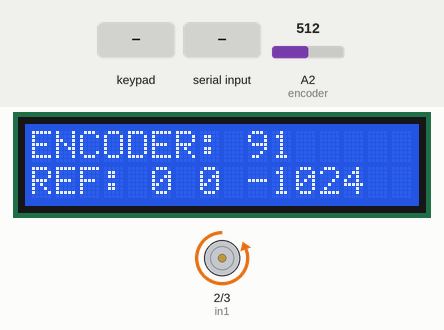
Recording of a sketch running on a simulated Arduino Mega 2560, built with avr-gcc and run on an emulated ATmega2560. On the bench: 16×2 character LCD, motor-driver pin pairs drawn as motors (green arrow = first pin HIGH = forward, orange = second pin HIGH = backward, longer = more drive). Inputs (shaded band) come from the test bench; at power-on: A2 (encoder) = 512. What the sketch prints to the serial monitor is not drawn.

Above: at 1.7 s.
1.8 s: keypad keys 1 3 9 7 2 2 2 2 # pressed 0.4 s apart
At 6.3 s:
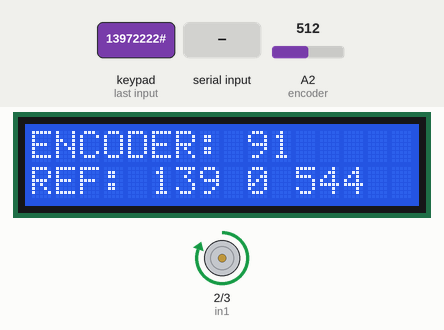
6.9 s: "30,150\n" received over Serial
At 7.4 s:
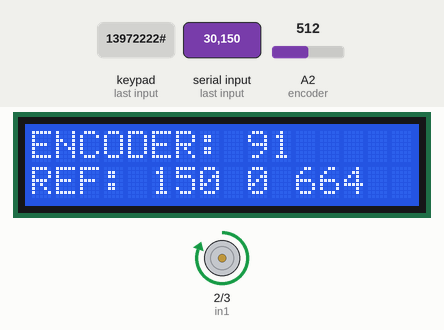
9.9 s: A2 (encoder) set to 716
At 10.3 s:
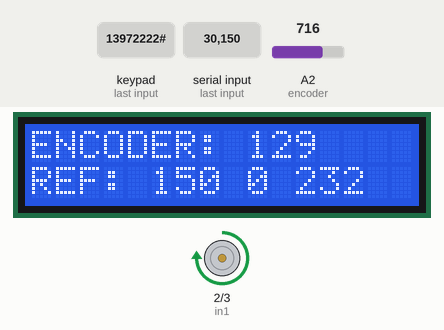
11.5 s: keypad keys 3 9 4 1 4 3 4 5 # pressed 0.4 s apart
At 15.8 s:
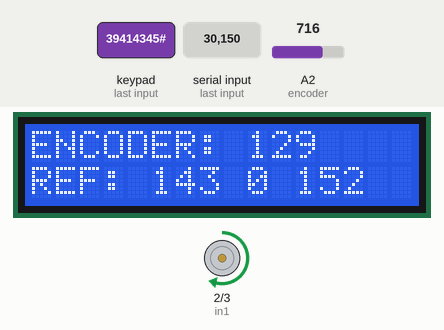
16.6 s: A2 (encoder) set to 900
At 17.9 s:
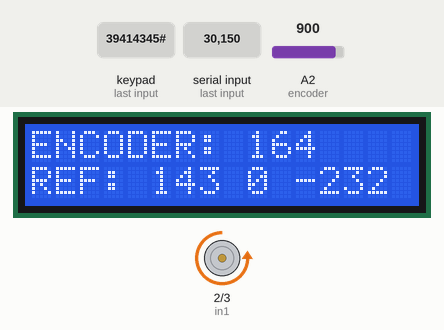
18.2 s: keypad keys 3 1 3 3 3 5 3 7 * pressed 0.4 s apart
At 18.41 s:
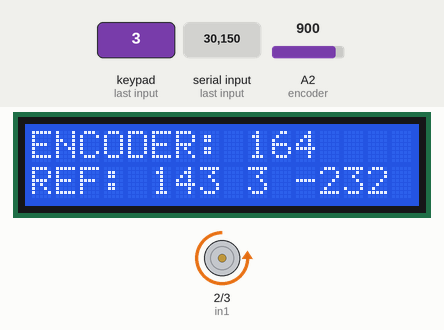
Timing chart, 0 to 21.2 s (numbered marks = the images above; inputs shaded):
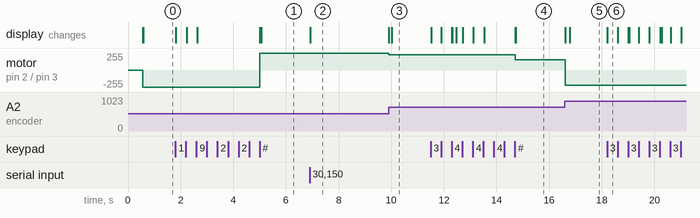

Measured:
- after the input at 1.8 s, motor on pin 2 (in1) / pin 3 (in2): backward 255/255 → forward 255/255 after 3.2 s; the display: first changes at once (image 1 shows a later state)
- after the input at 6.9 s, the display: changes at once (image 2)
- after the input at 9.9 s, motor on pin 2 (in1) / pin 3 (in2): forward 255/255 → forward 232/255 at once; the display: first changes at once (image 3 shows a later state)
- after the input at 11.5 s, motor on pin 2 (in1) / pin 3 (in2): forward 232/255 → forward 152/255 after 3.2 s; the display: first changes at once (image 4 shows a later state)
- after the input at 16.6 s, motor on pin 2 (in1) / pin 3 (in2): forward 152/255 → backward 232/255 at once; the display: first changes at once (image 5 shows a later state)
- after the input at 18.2 s, the display: changes at once (image 6)

The sketch:

ControlePosicaoServoFisicoPID.ino
```cpp
// ControlePosicaoServo.ino

#include <LiquidCrystal.h>
#include <Keypad.h>


class PID{
public:

  double error;
  double sample;
  double lastSample;
  double kP, kI, kD;
  double P, I, D;
  double pid;

  double setPoint;
  long lastProcess;

  PID(double _kP, double _kI, double _kD){
    kP = _kP;
    kI = _kI;
    kD = _kD;
  }

  void addNewSample(double _sample){
    sample = _sample;
  }

  void setSetPoint(double _setPoint){
    setPoint = _setPoint;
  }

  double process(){
    // Implementação P ID
    error = setPoint - sample;
    float deltaTime = (millis() - lastProcess) / 1000.0;
    lastProcess = millis();

    //P
    P = error * kP;

    //I
    I = I + (error * kI) * deltaTime;

    //D
    D = (lastSample - sample) * kD / deltaTime;
    lastSample = sample;

    // Soma tudo
    pid = P + I + D;

    return pid;
  }
};

LiquidCrystal lcd (8, 9, 4, 5, 6, 7);
int in1 = 2;
int in2 = 3;

const byte ROWS = 4; //four rows
const byte COLS = 4; //three columns
char keys[ROWS][COLS] = {
  {'1','2','3','A'},
  {'4','5','6','B'},
  {'7','8','9','C'},
  {'*','0','#','D'}
};
#define encoder A2
#define positionSet A1
byte rowPins[ROWS] = {31, 33, 35, 37}; //connect to the row pinouts of the keypad
byte colPins[COLS] = {39, 41, 43, 45}; //connect to the column pinouts of the keypad
Keypad keypad = Keypad( makeKeymap(keys), rowPins, colPins, ROWS, COLS );

int referencia, referenciaFinal;
int posicaoAtual;
int encoderValue;
int erro;
long lastClearLCD;
PID meuPid(1.0, 0.0, 0.2);

void setup() {
    lcd.begin(16, 2);
	pinMode(in1, OUTPUT);
	pinMode(in2, OUTPUT);
	Serial.begin(9600); //set up serial port
  	delay(500);
  encoderValue = map(analogRead(encoder),30,980,0,1023);
  posicaoAtual = map(encoderValue,0,1023,0,180);
  //referencia = posicaoAtual;
  lastClearLCD = millis();
}
/*
#define SOP '<'
#define EOP '>'

bool started = false;
bool ended = false;

char inData[3];
byte index;
*/

int pos = 0;    // variable to store the servo position
int motor = 0;

void loop()
{
  // Read all serial data available, as fast as possible
  /*
  while(Serial.available() > 0)
  {
    char inChar = Serial.read();
    if(inChar == SOP)
    {
       index = 0;
       inData[index] = '\0';
       started = true;
       ended = false;
    }
    else if(inChar == EOP)
    {
       ended = true;
       break;
    }
    else
    {
      if(index < 5)
      {
        inData[index] = inChar;
        index++;
        inData[index] = '\0';
      }
    }
  }
  // We  are here either because all pending serial
  // data has been read OR because an end of
  // packet marker arrived. Which is it?
  if(started && ended)
  {
    // The end of packet marker arrived. Process the packet
    referenciaFinal = atoi(inData);
    if(referenciaFinal>180){
      referenciaFinal=180;
    }else if (referenciaFinal<0){
      referenciaFinal=0;
    }
    // Reset for the next packet
    started = false;
    ended = false;
    index = 0;
    inData[index] = '\0';
  }
  */
   while (Serial.available() > 0) {

    // look for the next valid integer in the incoming serial stream:
    motor = Serial.parseInt();

    // do it again:
    pos = Serial.parseInt();

    // look for the newline. That's the end of your  sentence:
    if (Serial.read() == '\n') {

       referenciaFinal = pos;             // tell servo to go to position in variable 'pos'
       delay(15);                       // waits 15ms for the servo to reach the position

      // print the three numbers in one string as hexadecimal:
      Serial.print("Data Response : ");
      Serial.print(motor, DEC);
      Serial.print(pos, DEC);

    }
  }

  char key = keypad.getKey();
  if(referencia>180){
  	referencia=0000;
  }
  if (key != NO_KEY){
  	if(key == '#'){
  		if(referencia<=180){
   			referenciaFinal = referencia;
   		}
   		referencia = 0;
  	}else{
  		int multiplicador;
  		switch (key) {
  			case '0':
  		      multiplicador = 0;
  		      break;
  		    case '1':
  		      multiplicador = 1;
  		      break;
  		    case '2':
  		  	  multiplicador = 2;
  		      break;
  		    case '3':
		  	  multiplicador = 3;
  		      break;
  		    case '4':
		  	  multiplicador = 4;
  		      break;
  		    case '5':
		  	  multiplicador = 5;
  		      break;
  		    case '6':
		  	  multiplicador = 6;
  		      break;
  		    case '7':
		  	  multiplicador = 7;
  		    break;
  		    case '8':
		  	  multiplicador = 8;
  		    break;
  		    case '9':
		  	  multiplicador = 9;
  		    break;
  		    default:
  		      break;
  		}
  		if(referencia<1){
  			referencia=multiplicador;
  		}else if(referencia<100){
  		   	referencia=referencia*10+multiplicador;
  		}
  	}
  }
  if((millis() - lastClearLCD)>200){
        lcd.clear();
        lastClearLCD = millis();
  }
  	encoderValue = map(analogRead(encoder),30,980,0,1023);
	posicaoAtual = map(encoderValue,0,1023,0,180);
	lcd.setCursor(0, 0);
	lcd.print("ENCODER: ");
	lcd.print(posicaoAtual);
	lcd.setCursor(0, 1);
	lcd.print("REF: ");
	lcd.print(referenciaFinal);
	lcd.print(" ");
	lcd.print(referencia);
        //Enviando posicao Atual
        Serial.println(posicaoAtual);

	meuPid.addNewSample(posicaoAtual); //0 a 180
	// Envia a referencia
	meuPid.setSetPoint(referenciaFinal); //0 a 180
	// Converte para controle
	erro = (meuPid.process());
	erro = map(erro,0,180,0,255);
	erro=8*erro;
        lcd.print(" ");
	lcd.print(erro);
	if(erro>255){
		erro=255;
	}else if(erro<-255){
		erro=-255;
	}
	if(erro<0){
		erro = -erro;
		analogWrite(in1, 0);
		analogWrite(in2, erro);
	}else if(erro>0){
		erro = erro;
		analogWrite(in1, erro);
		analogWrite(in2, 0);
	}
	else{
		digitalWrite(in1, HIGH);
		digitalWrite(in2, HIGH);
	}
}
```
